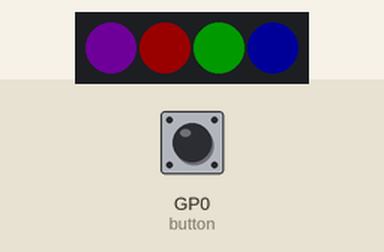
Recording of a program running on a simulated Raspberry Pi Pico running MicroPython. On the bench: 4 RGB LEDs in strip order, left to right. Inputs (shaded band) come from the test bench; at power-on: GP0 (button) LOW. Dim RGB values are drawn brighter than linear.

Above: at 1.2 s.
1.3 s: GP0 (button) pulled HIGH for 0.15 s
At 1.9 s:
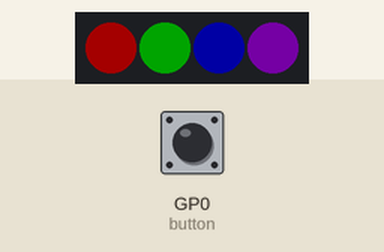
4.3 s: GP0 (button) pulled HIGH for 1 s
At 4.9 s:
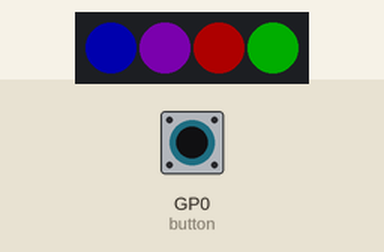
7.3 s: GP0 (button) pulled HIGH for 0.15 s
At 8.4 s:
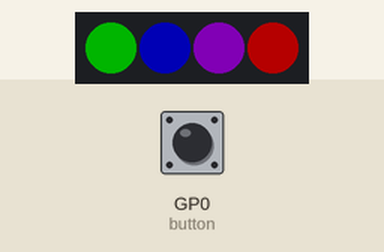
10.3 s: GP0 (button) pulled HIGH for 1 s
At 10.9 s:
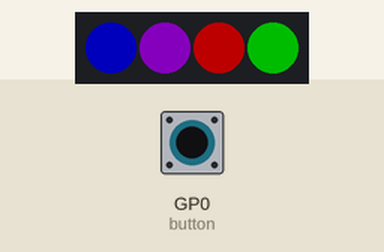
Timing chart, 0 to 14.3 s (numbered marks = the images above; inputs shaded):
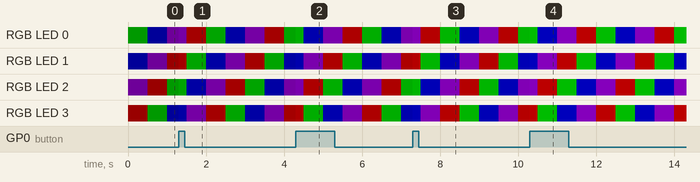

The program:

ButtonControlledBrightness.py
```python
from PicoAutonomousRobotics import KitronikPicoRobotBuggy
from time import sleep
buggy = KitronikPicoRobotBuggy()

brightness =10
countUp = True

def ButtonIRQHandler(pin):
    global countUp
    global brightness
    if(countUp):
        brightness +=5
        if(brightness>99):
            countUp = False
    else:
        brightness -=5
        if(brightness<1):
            countUp = True
    buggy.setBrightness(brightness)
    buggy.show()

def rotateColours():
    # temporarily  store the first one, then overwrite it, shifting by
    first = buggy.getLED(0)
    buggy.setLED(0,buggy.getLED(1))
    buggy.setLED(1,buggy.getLED(2))
    buggy.setLED(2,buggy.getLED(3))
    buggy.setLED(3,first) # push the colour that was at 0 back in at this end.

buggy.button.irq(trigger=machine.Pin.IRQ_RISING, handler =  ButtonIRQHandler)

#set the LEDs initial pattern
buggy.setLED(0, buggy.RED)
buggy.setLED(1, buggy.GREEN)
buggy.setLED(2, buggy.BLUE)
buggy.setLED(3, buggy.PURPLE)
buggy.setBrightness(brightness)
buggy.show()

while True:
    rotateColours()
    buggy.show()
    sleep(0.5)
```
